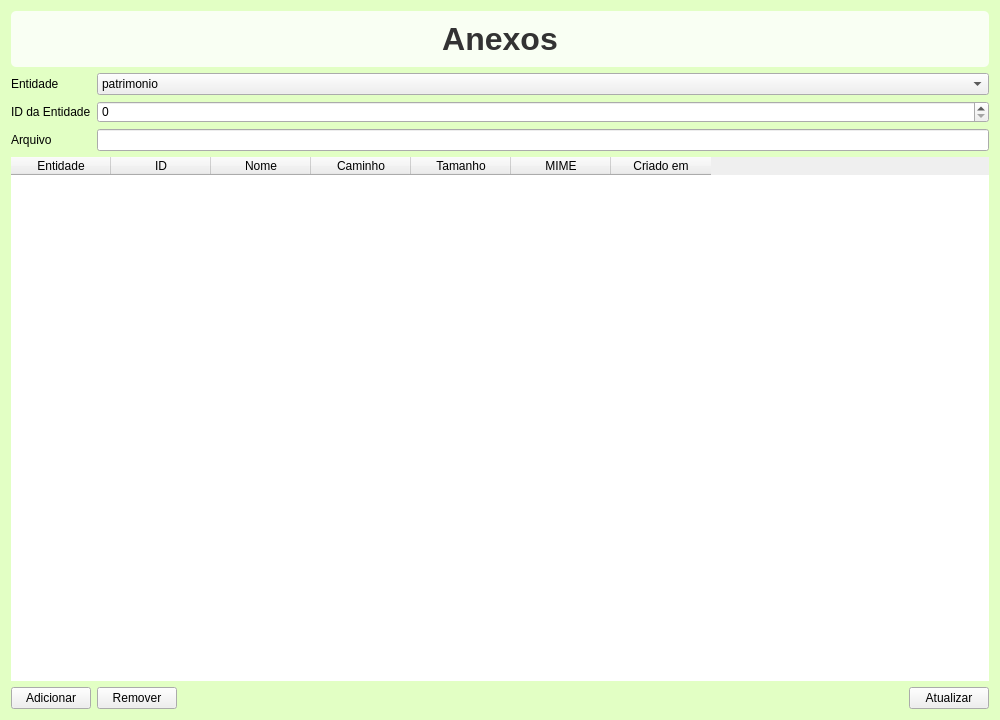
<?xml version="1.0" encoding="UTF-8"?>
<ui version="4.0">
 <class>AnexosWindow</class>
 <widget class="QWidget" name="AnexosWindow">
  <property name="geometry">
   <rect>
    <x>0</x>
    <y>0</y>
    <width>1000</width>
    <height>720</height>
   </rect>
  </property>
  <property name="windowTitle">
   <string>Anexos</string>
  </property>
  <property name="styleSheet">
   <string notr="true">#AnexosWindow {
background-color: rgb(226, 255, 196);
}</string>
  </property>
  <layout class="QVBoxLayout" name="verticalLayout">
   <item>
    <widget class="QLabel" name="lbl_title">
     <property name="font">
      <font>
       <pointsize>24</pointsize>
       <bold>true</bold>
       <stylestrategy>PreferAntialias</stylestrategy>
      </font>
     </property>
     <property name="styleSheet">
      <string notr="true">color: #333333;
background: rgba(255, 255, 255, 0.8);
padding: 10px;
border-radius: 5px;</string>
     </property>
     <property name="text">
      <string>Anexos</string>
     </property>
     <property name="alignment">
      <set>Qt::AlignmentFlag::AlignCenter</set>
     </property>
    </widget>
   </item>
   <item>
    <layout class="QFormLayout" name="form">
     <item row="0" column="0">
      <widget class="QLabel" name="lblEnt">
       <property name="text">
        <string>Entidade</string>
       </property>
      </widget>
     </item>
     <item row="0" column="1">
      <widget class="QComboBox" name="cb_entidade">
       <item>
        <property name="text">
         <string>patrimonio</string>
        </property>
       </item>
       <item>
        <property name="text">
         <string>manutencao</string>
        </property>
       </item>
       <item>
        <property name="text">
         <string>nota_fiscal</string>
        </property>
       </item>
      </widget>
     </item>
     <item row="1" column="0">
      <widget class="QLabel" name="lblEntId">
       <property name="text">
        <string>ID da Entidade</string>
       </property>
      </widget>
     </item>
     <item row="1" column="1">
      <widget class="QSpinBox" name="sb_entidade_id">
       <property name="maximum">
        <number>999999999</number>
       </property>
      </widget>
     </item>
     <item row="2" column="0">
      <widget class="QLabel" name="lblArq">
       <property name="text">
        <string>Arquivo</string>
       </property>
      </widget>
     </item>
     <item row="2" column="1">
      <widget class="QLineEdit" name="le_arquivo"/>
     </item>
    </layout>
   </item>
   <item>
    <widget class="QTableWidget" name="tbl_anexos">
     <property name="frameShape">
      <enum>QFrame::Shape::NoFrame</enum>
     </property>
     <property name="frameShadow">
      <enum>QFrame::Shadow::Sunken</enum>
     </property>
     <property name="editTriggers">
      <set>QAbstractItemView::EditTrigger::NoEditTriggers</set>
     </property>
     <property name="selectionBehavior">
      <enum>QAbstractItemView::SelectionBehavior::SelectRows</enum>
     </property>
     <property name="gridStyle">
      <enum>Qt::PenStyle::NoPen</enum>
     </property>
     <property name="rowCount">
      <number>0</number>
     </property>
     <property name="columnCount">
      <number>7</number>
     </property>
     <column>
      <property name="text">
       <string>Entidade</string>
      </property>
     </column>
     <column>
      <property name="text">
       <string>ID</string>
      </property>
     </column>
     <column>
      <property name="text">
       <string>Nome</string>
      </property>
     </column>
     <column>
      <property name="text">
       <string>Caminho</string>
      </property>
     </column>
     <column>
      <property name="text">
       <string>Tamanho</string>
      </property>
     </column>
     <column>
      <property name="text">
       <string>MIME</string>
      </property>
     </column>
     <column>
      <property name="text">
       <string>Criado em</string>
      </property>
     </column>
    </widget>
   </item>
   <item>
    <layout class="QHBoxLayout" name="actions">
     <item>
      <widget class="QPushButton" name="btn_add">
       <property name="text">
        <string>Adicionar</string>
       </property>
      </widget>
     </item>
     <item>
      <widget class="QPushButton" name="btn_remover">
       <property name="text">
        <string>Remover</string>
       </property>
      </widget>
     </item>
     <item>
      <spacer name="hspacer">
       <property name="orientation">
        <enum>Qt::Orientation::Horizontal</enum>
       </property>
       <property name="sizeHint" stdset="0">
        <size>
         <width>40</width>
         <height>20</height>
        </size>
       </property>
      </spacer>
     </item>
     <item>
      <widget class="QPushButton" name="btn_atualizar">
       <property name="text">
        <string>Atualizar</string>
       </property>
      </widget>
     </item>
    </layout>
   </item>
  </layout>
 </widget>
 <resources/>
 <connections/>
</ui>
